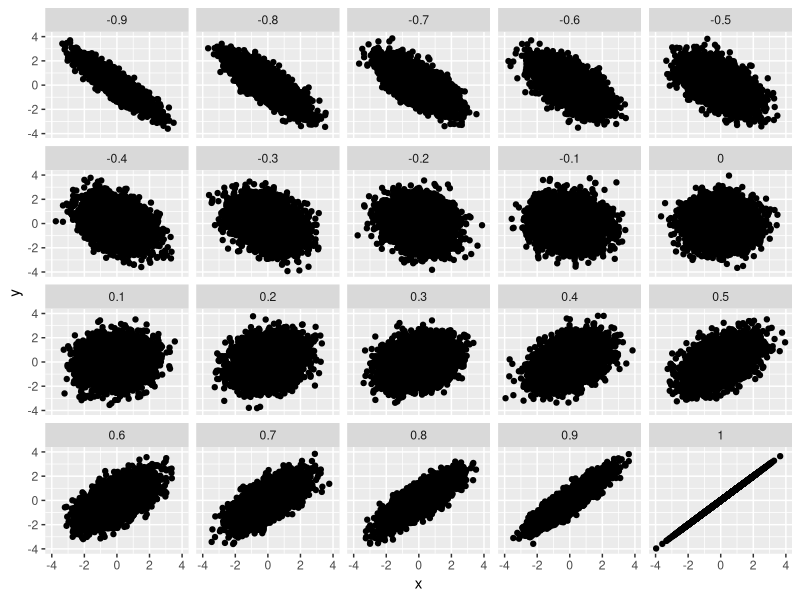
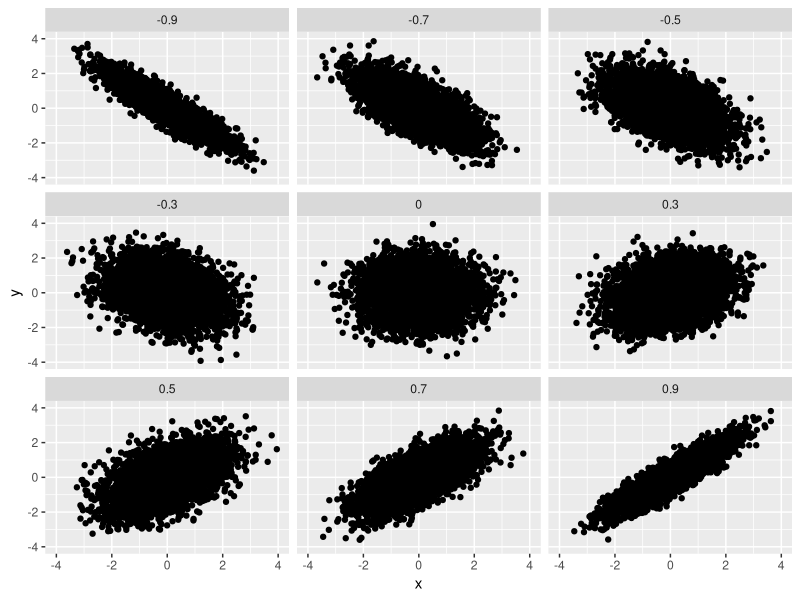

Generate these figures, in order, with R:
## from http://ryotamugiyama.com/2018/03/08/scatter/

#以下のパッケージを使用する。入っていない場合はインストール。
#install.packages(tidyverse)

library(tidyverse)

#関数の定義
r2norm <- function(n, mu, sigma, rho) {
  tmp <- rnorm(n) 
  x   <- mu+sigma*tmp
  y   <- rho*x + sqrt(1-rho^2)*rnorm(n)
  return(data.frame(x=x,y=y))
}

#-1から1まで0.1ずつ増加するベクトルを生成
time <- seq(-1, 1, length=21)

#サンプルサイズを指定
size <- 5000

#データセットの作成
cordata <- data.frame()

set.seed(1234567)
for (i in time){
  cor <- i
  cordata_mini <- r2norm(size, 0, 1, i)
  cordata_mini$cor <- cor
  cordata <- rbind(cordata, cordata_mini)
}

# 相関係数-0.9から1までの散布図
cordata1 <- subset(cordata, cor > -1)
p1 <- ggplot(cordata1, aes(x = x, y = y)) + 
  geom_point() + 
  facet_wrap(~cor) + 
  xlim(-4,4) + 
  ylim(-4,4)
p1

# 相関係数+-0.9, +-0.7, +-0.5, +-0.3, +-0.1, 0の散布図
cordata$cor <- round(cordata$cor, digits = 1)
cordata2 <- subset(cordata, abs(cor) == 0.9 | abs(cor) == 0.7 | abs(cor) == 0.5 | abs(cor) == 0.3 | abs(cor) == 0)
p2 <- ggplot(cordata2, aes(x = x, y = y)) + 
  geom_point() + 
  facet_wrap(~cor) + 
  xlim(-4,4) + 
  ylim(-4,4)
p2